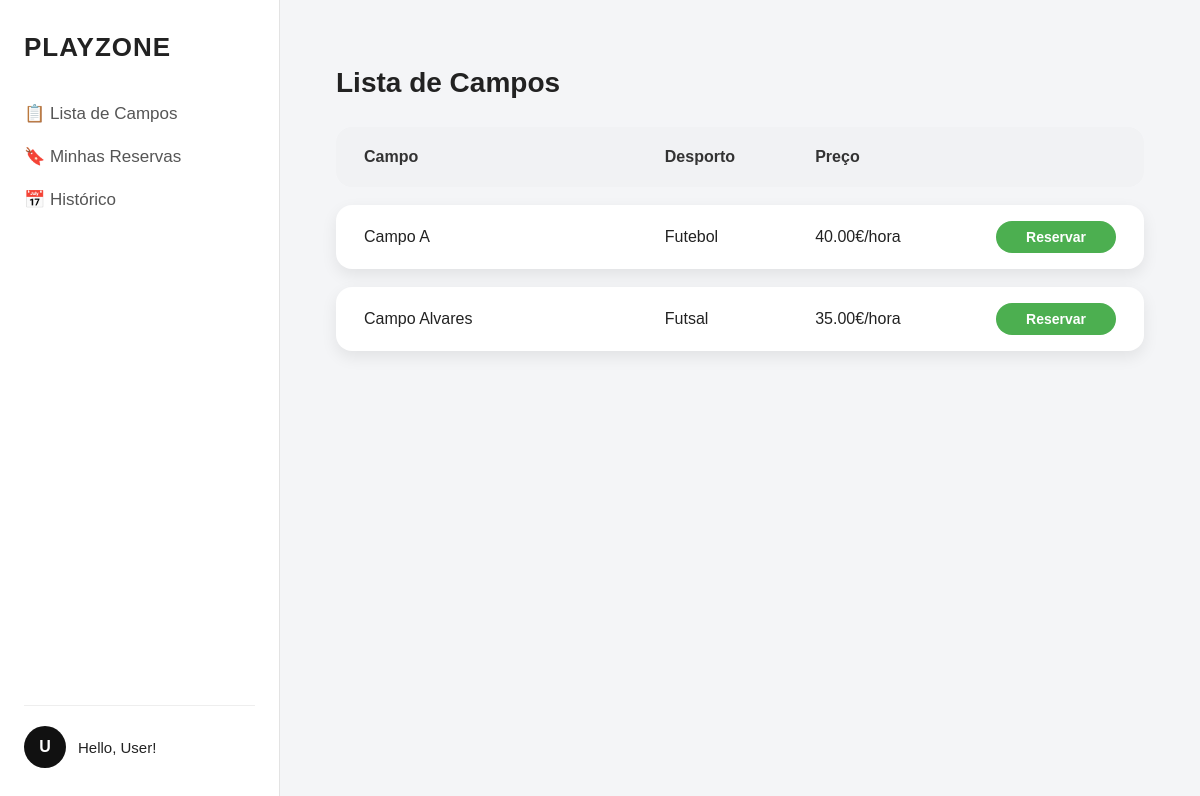
Page /campos/ on the committed database.
### campos/models.py (models this page shows, shortened)
class Campo(models.Model):
    nome = models.CharField(max_length=100)
    desporto = models.CharField(max_length=50)
    preco = models.DecimalField(max_digits=6, decimal_places=2)

### campos/views.py (the view)
# urls.py: path("", CampoListView.as_view(), name="list"),
class CampoListView(ListView):
    model = Campo
    template_name = "campos/lista_campos.html"
    context_object_name = "campos"

### campos/templates/campos/lista_campos.html (shortened to what this page needs)
{% extends "base.html" %}
{% block content %}
<div class="content">
    <h1>Lista de Campos</h1>
    <div class="card-header">
        <span>Campo</span>
        <span>Desporto</span>
        <span>Preço</span>
    </div>
    {% for campo in campos %}
    <div class="card">
        <span>{{ campo.nome }}</span>
        <span>{{ campo.desporto }}</span>
        <span>{{ campo.preco }}€/hora</span>
        <a href="{% url 'campos:reservar' campo.id %}" class="btn btn-green">
            Reservar
        </a>
    </div>
    {% endfor %}
</div>
{% endblock %}

### static/css/main.css (style rules this page uses)
* { box-sizing: border-box; font-family: Arial, sans-serif; }
body { margin: 0; background: #f4f5f7; color: #222; }
.content { flex: 1; padding: 48px 56px; }
.content h1 { margin-bottom: 28px; font-size: 28px; }
.card-header { display: grid; grid-template-columns: 2fr 1fr 1fr 1fr; align-items: center; padding: 16px 28px; min-height: 60px; font-weight: 600; background: #f1f2f4; border-radius: 16px; margin-bottom: 18px; color: #333; }
.card { display: grid; grid-template-columns: 2fr 1fr 1fr 1fr; align-items: center; padding: 16px 28px; min-height: 60px; background: #ffffff; border-radius: 16px; box-shadow: 0 6px 16px rgba(0,0,0,0.08); margin-bottom: 18px; }
.btn { display: inline-flex; align-items: center; justify-content: center; padding: 8px 20px; font-size: 14px; font-weight: 600; border-radius: 999px; cursor: pointer; text-decoration: none; justify-self: end; }
.btn-green { background: #4CAF50; color: #ffffff; width: 120px; }
.btn { display: inline-flex; align-items: center; justify-content: center; padding: 8px 20px; font-size: 14px; font-weight: 600; border-radius: 999px; border: none; cursor: pointer; text-decoration: none; }

### rows in the picture
Campo: nome "Campo A", desporto "Futebol", preco "40.00"
Campo: nome "Campo Alvares", desporto "Futsal", preco "35.00"
